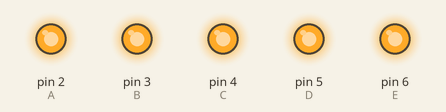
Recording of a sketch running on a simulated Arduino Uno, built with avr-gcc and run on an emulated ATmega328P. Shown: output pins drawn as LEDs (lit = HIGH).

Above: at 0.1 s.
Timing chart, 0 to 1.6 s (numbered marks = the images above):
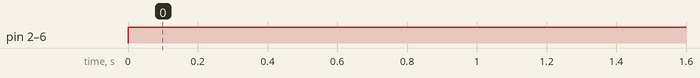

Measured:
- by itself, pin 2 (A), pin 3 (B), pin 4 (C), pin 5 (D), pin 6 (E): LOW → HIGH at 0.00 s

The sketch:

jingletest.ino
```cpp
int A = 2;
int B = 3;
int C = 4;
int D = 5;
int E = 6;

int i = 0;
int incomingByte[15];

void setup() {
  // put your setup code here, to run once:
  Serial.begin(9600);

  pinMode(A, OUTPUT);
  pinMode(B, OUTPUT);
  pinMode(C, OUTPUT);
  pinMode(D, OUTPUT);
  pinMode(E, OUTPUT);
}

void loop() {
  // put your main code here, to run repeatedly:
  if (Serial.available() >= 15);
  {
    for (int i = 0; i < 15; i++)
    {
      incomingByte[i] = Serial.read();
    }
    digitalWrite(A, incomingByte[0]);
    digitalWrite(B, incomingByte[2]);
    digitalWrite(C, incomingByte[3]);
    digitalWrite(D, incomingByte[3]);
    digitalWrite(E, incomingByte[4]);
  }
}
```
